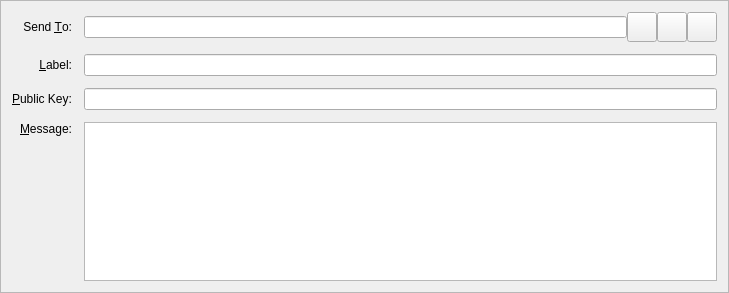
<?xml version="1.0" encoding="UTF-8"?>
<ui version="4.0">
 <class>SendMessagesEntry</class>
 <widget class="QFrame" name="SendMessagesEntry">
  <property name="geometry">
   <rect>
    <x>0</x>
    <y>0</y>
    <width>729</width>
    <height>293</height>
   </rect>
  </property>
  <property name="windowTitle">
   <string>Form</string>
  </property>
  <property name="styleSheet">
   <string notr="true"/>
  </property>
  <property name="frameShape">
   <enum>QFrame::StyledPanel</enum>
  </property>
  <property name="frameShadow">
   <enum>QFrame::Sunken</enum>
  </property>
  <layout class="QGridLayout" name="gridLayout">
   <property name="spacing">
    <number>12</number>
   </property>
   <item row="3" column="2">
    <layout class="QHBoxLayout" name="sendToLayout">
     <property name="spacing">
      <number>0</number>
     </property>
     <item>
      <widget class="QValidatedLineEdit" name="sendTo">
       <property name="toolTip">
        <string>&lt;html&gt;&lt;head/&gt;&lt;body&gt;&lt;p&gt;The address to send the message to &lt;/p&gt;&lt;/body&gt;&lt;/html&gt;</string>
       </property>
       <property name="maxLength">
        <number>34</number>
       </property>
      </widget>
     </item>
     <item>
      <widget class="QToolButton" name="addressBookButton">
       <property name="minimumSize">
        <size>
         <width>30</width>
         <height>30</height>
        </size>
       </property>
       <property name="maximumSize">
        <size>
         <width>30</width>
         <height>30</height>
        </size>
       </property>
       <property name="toolTip">
        <string>Choose address from address book</string>
       </property>
       <property name="text">
        <string/>
       </property>
       <property name="icon">
        <iconset resource="../bitcoin.qrc">
         <normaloff>:/icons/address-book</normaloff>:/icons/address-book</iconset>
       </property>
       <property name="shortcut">
        <string>Alt+A</string>
       </property>
      </widget>
     </item>
     <item>
      <widget class="QToolButton" name="pasteButton">
       <property name="minimumSize">
        <size>
         <width>30</width>
         <height>30</height>
        </size>
       </property>
       <property name="maximumSize">
        <size>
         <width>30</width>
         <height>30</height>
        </size>
       </property>
       <property name="toolTip">
        <string>Paste address from clipboard</string>
       </property>
       <property name="text">
        <string/>
       </property>
       <property name="icon">
        <iconset resource="../bitcoin.qrc">
         <normaloff>:/icons/editpaste</normaloff>:/icons/editpaste</iconset>
       </property>
       <property name="shortcut">
        <string>Alt+P</string>
       </property>
      </widget>
     </item>
     <item>
      <widget class="QToolButton" name="deleteButton">
       <property name="minimumSize">
        <size>
         <width>30</width>
         <height>30</height>
        </size>
       </property>
       <property name="maximumSize">
        <size>
         <width>30</width>
         <height>30</height>
        </size>
       </property>
       <property name="toolTip">
        <string>Remove this recipient</string>
       </property>
       <property name="text">
        <string/>
       </property>
       <property name="icon">
        <iconset resource="../bitcoin.qrc">
         <normaloff>:/icons/remove</normaloff>:/icons/remove</iconset>
       </property>
      </widget>
     </item>
    </layout>
   </item>
   <item row="6" column="0">
    <widget class="QLabel" name="messageLabel">
     <property name="text">
      <string>&amp;Message:</string>
     </property>
     <property name="alignment">
      <set>Qt::AlignRight|Qt::AlignTop|Qt::AlignTrailing</set>
     </property>
     <property name="buddy">
      <cstring>messageText</cstring>
     </property>
    </widget>
   </item>
   <item row="3" column="0">
    <widget class="QLabel" name="label_2">
     <property name="text">
      <string>Send &amp;To:</string>
     </property>
     <property name="alignment">
      <set>Qt::AlignRight|Qt::AlignTrailing|Qt::AlignVCenter</set>
     </property>
     <property name="buddy">
      <cstring>sendTo</cstring>
     </property>
    </widget>
   </item>
   <item row="6" column="2">
    <widget class="QValidatedTextEdit" name="messageText">
     <property name="mouseTracking">
      <bool>true</bool>
     </property>
     <property name="focusPolicy">
      <enum>Qt::WheelFocus</enum>
     </property>
     <property name="tabChangesFocus">
      <bool>false</bool>
     </property>
    </widget>
   </item>
   <item row="4" column="2">
    <widget class="QValidatedLineEdit" name="addAsLabel">
     <property name="enabled">
      <bool>true</bool>
     </property>
     <property name="toolTip">
      <string>Enter a label for this address to add it to your address book</string>
     </property>
    </widget>
   </item>
   <item row="4" column="0">
    <widget class="QLabel" name="label_4">
     <property name="text">
      <string>&amp;Label:</string>
     </property>
     <property name="alignment">
      <set>Qt::AlignRight|Qt::AlignTrailing|Qt::AlignVCenter</set>
     </property>
     <property name="buddy">
      <cstring>addAsLabel</cstring>
     </property>
    </widget>
   </item>
   <item row="5" column="0">
    <widget class="QLabel" name="publicKeyLabel">
     <property name="text">
      <string>&amp;Public Key:</string>
     </property>
     <property name="buddy">
      <cstring>publicKey</cstring>
     </property>
    </widget>
   </item>
   <item row="5" column="2">
    <widget class="QValidatedLineEdit" name="publicKey"/>
   </item>
  </layout>
 </widget>
 <customwidgets>
  <customwidget>
   <class>QValidatedLineEdit</class>
   <extends>QLineEdit</extends>
   <header>qvalidatedlineedit.h</header>
  </customwidget>
  <customwidget>
   <class>QValidatedTextEdit</class>
   <extends>QPlainTextEdit</extends>
   <header>qvalidatedtextedit.h</header>
  </customwidget>
 </customwidgets>
 <resources>
  <include location="../bitcoin.qrc"/>
 </resources>
 <connections/>
</ui>
